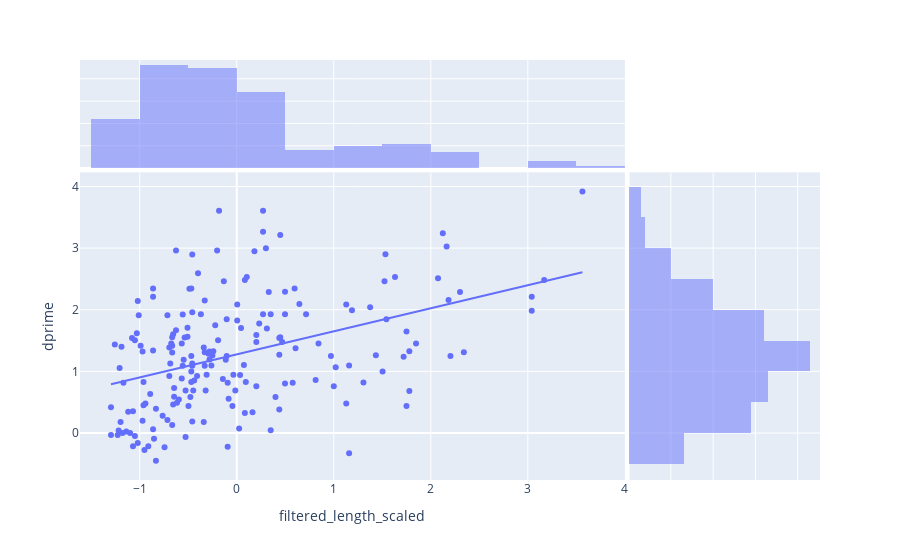

Source (notebook cell):
### Code cell
px.scatter(memory_df.dropna(axis=0), x='filtered_length_scaled', 
           marginal_x='histogram', marginal_y='histogram',
           y='dprime', 
        #    color='sub',
           hover_data=['sub', 'bias', 'movie'], trendline='ols')

### Figure 1 — Plotly figure (JSON) as saved in the notebook; plotly's stock layout.template omitted (floating-point values rounded to 4 significant figures; data arrays with more than 128 entries replaced by an {"elided": "..."} marker saying what was removed)
{"data": [{"customdata": {"elided": "187x3 mixed values"}, "hovertemplate": "filtered_length_scaled=%{x}<br>dprime=%{y}<br>sub=%{customdata[0]}<br>bias=%{customdata[1]}<br>movie=%{customdata[2]}<extra></extra>", "legendgroup": "", "marker": {"color": "#636efa", "symbol": "circle"}, "mode": "markers", "name": "", "orientation": "v", "showlegend": false, "type": "scatter", "x": {"elided": "187 float values"}, "xaxis": "x", "y": {"elided": "187 float values"}, "yaxis": "y"}, {"alignmentgroup": "True", "bingroup": "x", "hovertemplate": "filtered_length_scaled=%{x}<br>count=%{y}<extra></extra>", "legendgroup": "", "marker": {"color": "#636efa"}, "name": "", "offsetgroup": "", "opacity": 0.5, "showlegend": false, "type": "histogram", "x": {"elided": "187 float values"}, "xaxis": "x3", "yaxis": "y3"}, {"alignmentgroup": "True", "bingroup": "y", "hovertemplate": "dprime=%{y}<br>count=%{x}<extra></extra>", "legendgroup": "", "marker": {"color": "#636efa"}, "name": "", "offsetgroup": "", "opacity": 0.5, "showlegend": false, "type": "histogram", "xaxis": "x2", "y": {"elided": "187 float values"}, "yaxis": "y2"}, {"hovertemplate": "<b>OLS trendline</b><br>dprime = 0.374185 * filtered_length_scaled + 1.27712<br>R<sup>2</sup>=0.173019<br><br>filtered_length_scaled=%{x}<br>dprime=%{y} <b>(trend)</b><extra></extra>", "legendgroup": "", "marker": {"color": "#636efa", "symbol": "circle"}, "mode": "lines", "name": "", "showlegend": false, "type": "scatter", "x": {"elided": "187 float values"}, "xaxis": "x", "y": {"elided": "187 float values"}, "yaxis": "y"}], "layout": {"barmode": "overlay", "legend": {"tracegroupgap": 0}, "margin": {"t": 60}, "xaxis": {"anchor": "y", "domain": [0, 0.7363], "title": {"text": "filtered_length_scaled"}}, "xaxis2": {"anchor": "y2", "domain": [0.7413, 1], "matches": "x2", "showgrid": true, "showline": false, "showticklabels": false, "ticks": ""}, "xaxis3": {"anchor": "y3", "domain": [0, 0.7363], "matches": "x", "showgrid": true, "showticklabels": false}, "xaxis4": {"anchor": "y4", "domain": [0.7413, 1], "matches": "x2", "showgrid": true, "showline": false, "showticklabels": false, "ticks": ""}, "yaxis": {"anchor": "x", "domain": [0, 0.7326], "title": {"text": "dprime"}}, "yaxis2": {"anchor": "x2", "domain": [0, 0.7326], "matches": "y", "showgrid": true, "showticklabels": false}, "yaxis3": {"anchor": "x3", "domain": [0.7426, 1], "matches": "y3", "showgrid": true, "showline": false, "showticklabels": false, "ticks": ""}, "yaxis4": {"anchor": "x4", "domain": [0.7426, 1], "matches": "y3", "showgrid": true, "showline": false, "showticklabels": false, "ticks": ""}}}
